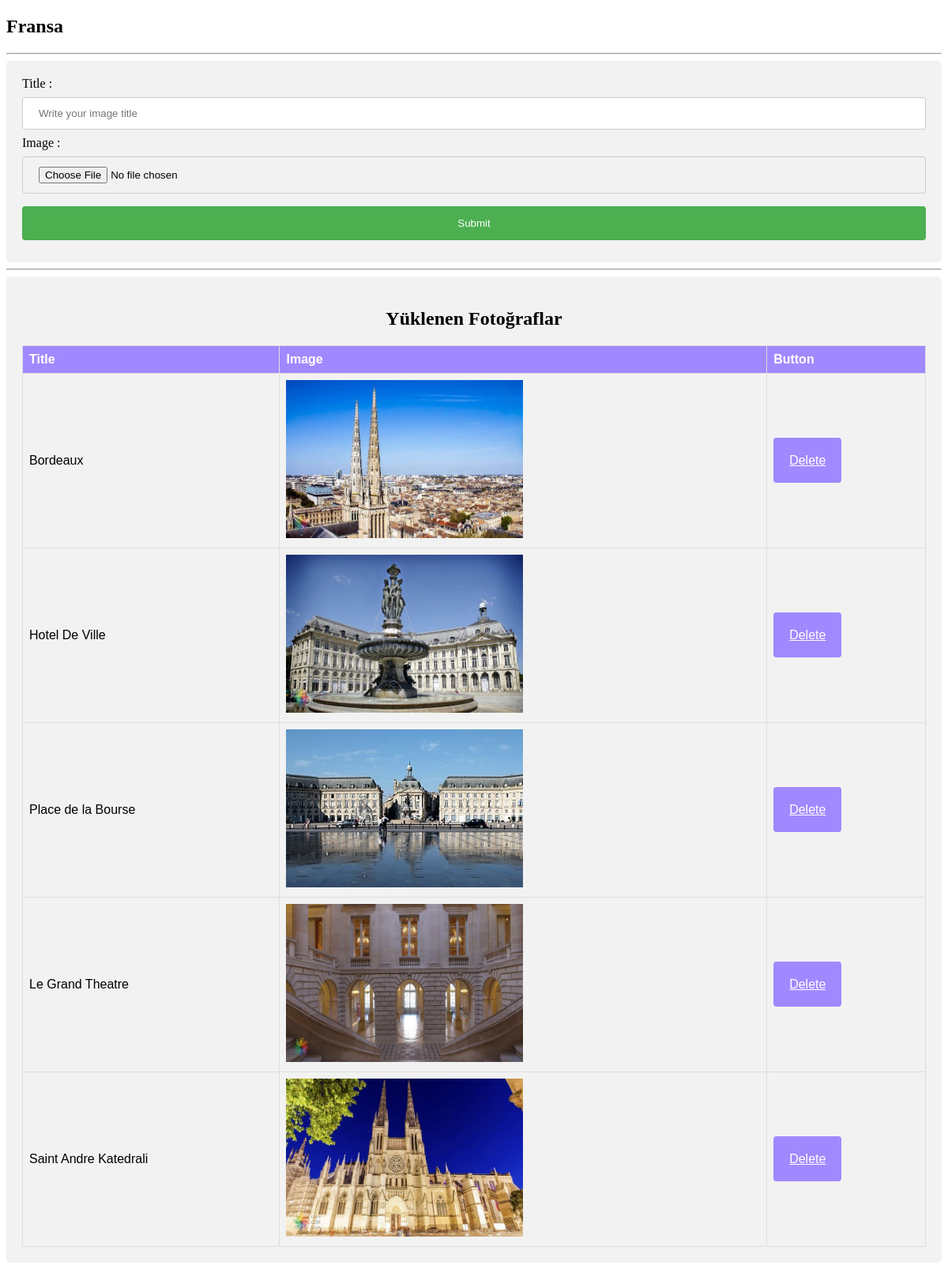
/user/contentaddimage/3, run on the app's committed database.
### product/models.py (models this page shows, shortened)
class Product(models.Model):
    user = models.ForeignKey(User, on_delete=models.SET_NULL, null=True)
    category = models.ForeignKey(Category, on_delete=models.CASCADE, null=True)
    menu = models.ForeignKey(Menu, on_delete=models.CASCADE,null=True)
    type = models.CharField(max_length=10, choices=TYPE, default="Category")
    title = models.CharField(max_length=50)
    keywords = models.CharField(max_length=255)
    description = RichTextUploadingField()
    slug = models.SlugField(null=False, unique=True)
    image = models.ImageField(blank=True, upload_to='images/')
    price = models.FloatField(null=True)
    person_number = models.IntegerField(blank=True, null=True)
    day_number = models.IntegerField(blank=True, null=True)
    shortDetail = RichTextUploadingField(max_length=1400)
    detail = RichTextUploadingField()
    status = models.CharField(max_length=10, choices=STATUS)
    comment_num = models.IntegerField(null=True)
    parent = models.ForeignKey('self', blank=True, null=True, related_name='children', on_delete=models.CASCADE)
    create_at = models.DateTimeField(auto_now_add=True)
    update_at = models.DateTimeField(auto_now=True)
    def image_tag(self):
        return mark_safe('<img src="{}" height="50"/>'.format(self.image.url))
    image_tag.short_description = "Image"

class Images(models.Model):
    content = models.ForeignKey(Product, on_delete=models.CASCADE)
    title = models.CharField(max_length=50, blank=True)
    image = models.ImageField(blank=True, upload_to='images/')
    def image_tag(self):
        return mark_safe('<img src="{}" height="50"/>'.format(self.image.url))
    image_tag.short_description = "Image"

### user/views.py (the view)
# urls.py: path('contentaddimage/<int:id>', views.contentaddimage, name='contentaddimage'),
def contentaddimage(request,id):
    if request.method == 'POST':
        lasturl = request.META.get('HTTP_REFERER')
        form = ContentImageForm(request.POST,request.FILES)
        if form.is_valid():
            data = Images()
            data.title = form.cleaned_data['title']
            data.content_id = id
            data.image = form.cleaned_data['image']
            data.save()
            messages.success(request,'Your image has been successfully uploaded :)')
            return HttpResponseRedirect(lasturl)
        else:
            messages.warning(request,'Form Error:' +str(form.errors))
            return HttpResponseRedirect(lasturl)
    else:
        content = Product.objects.get(id=id)
        images = Images.objects.filter(content_id=id)
        form = ContentImageForm()
        context = {
            'content':content,
            'images':images,
            'form':form,
        }
        return render(request,'content_gallery.html',context)

### product/models.py
class ContentImageForm(ModelForm):
    class Meta:
        model = Images
        fields = ['title','image']

### user/templates/content_gallery.html (shortened to what this page needs)
<!DOCTYPE html>
<html lang="en">
<head>
</head>
<body>
<h2>{{ content.title }}</h2>
</body>
<hr>
</html>
<div>
    <form method="POST" enctype="multipart/form-data">
        <label for="id_title">Title : </label>
        <input type="text" name="title" placeholder="Write your image title" maxlength="50" id="id_title">
        <label for="id_image">Image : </label>
        <input type="file" name="image" placeholder="image" accept="image/*" id="id_image">
        <input type="submit"></button>
    </form>
</div>
<hr>
<div class="table-responsive">
    <table class="table table-striped table-hover">
        <h2 style="text-align: center">Yüklenen Fotoğraflar</h2>
        <thead>
        <tr>
            <th>Title</th>
            <th>Image</th>
            <th>Button</th>
        </tr>
        </thead>
        <tbody>
        {% for rs in images %}
            <tr>
                <td> {{ rs.title }}</td>
                <td><img src="{{ rs.image.url }}" height="200" width="300"></td>
                <td>
                    <a href="/user/deleteimage/{{ rs.id }}" onclick="return confirm('Image will be delete are your sure?')">Delete</a>
                </td>
            </tr>
        {% endfor %}
        </tbody>
    </table>
</div>

### user/templates/content_gallery.html (style rules this page uses)
table { font-family: arial, sans-serif; border-collapse: collapse; width: 100%; }
td, th { border: 1px solid #dddddd; text-align: left; padding: 8px; }
table th { background-color: #a089ff; color: white; }
input[type=text], select { width: 100%; padding: 12px 20px; margin: 8px 0; display: inline-block; border: 1px solid #ccc; border-radius: 4px; box-sizing: border-box; }
input[type=file], select { width: 100%; padding: 12px 20px; margin: 8px 0; display: inline-block; border: 1px solid #ccc; border-radius: 4px; box-sizing: border-box; }
input[type=submit] { width: 100%; background-color: #4CAF50; color: white; padding: 14px 20px; margin: 8px 0; border: none; border-radius: 4px; cursor: pointer; }
a { width: 100%; background-color: #a089ff; color: white; padding: 20px 20px; margin: 5px 0; border: none; border-radius: 4px; cursor: pointer; }
div { border-radius: 5px; background-color: #f2f2f2; padding: 20px; }

### data on the page
Product: title "Fransa"
Images: title "Bordeaux", image (picture)
Images: title "Hotel De Ville", image (picture)
Images: title "Place de la Bourse", image (picture)
Images: title "Le Grand Theatre", image (picture)
Images: title "Saint Andre Katedrali", image (picture)
